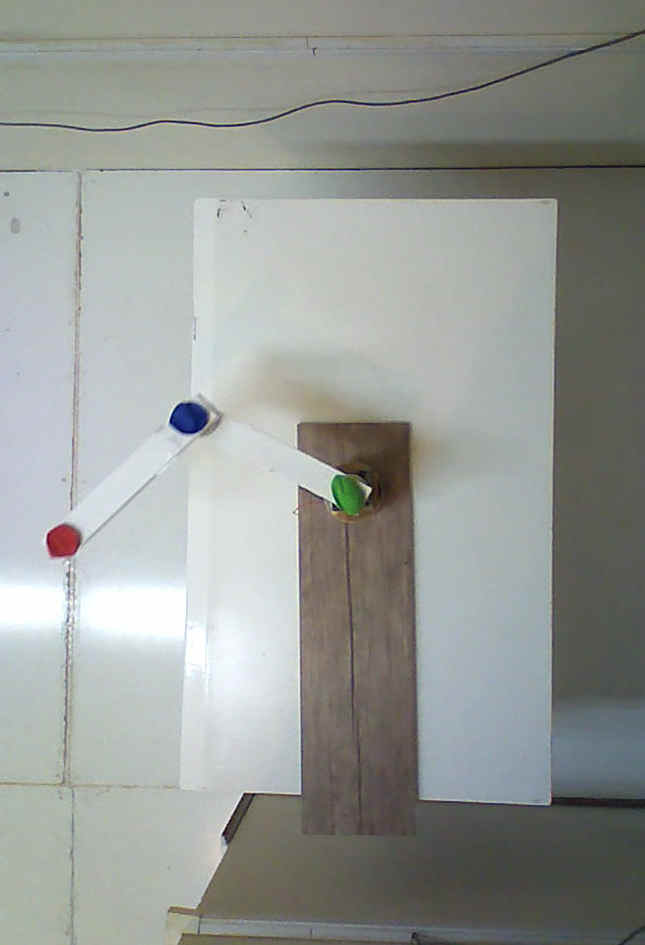
#> input picture desktop_vision_app/assets/sample_frame2.jpg, 645 x 945 px
$ python temp.py
#> lines starting #> are read from the running program, lines starting #| are printed output that depends on the picture
import cv2 as cv
import math
import numpy as np

import pathlib

SRC_PATH = pathlib.Path(__file__).parent.resolve()
IMG_PATH = str(SRC_PATH.parent.resolve().joinpath("assets/sample_frame2.jpg"))

inputImage = cv.imread(IMG_PATH)
#> inputImage is the input picture: shape (945, 645, 3); mean B, G, R 149.7, 153.7, 150.1


def crop_image(inputImage, desiredAspectRatio):

#> called with desiredAspectRatio = 1.33
    imageHeight = inputImage.shape[0]
#> imageHeight = 945
    imageWidth = inputImage.shape[1]
#> imageWidth = 645
    currentAspectRatio = imageWidth / imageHeight
#> currentAspectRatio = 0.683

    if currentAspectRatio > desiredAspectRatio:

        desiredWidth = int(imageHeight * desiredAspectRatio)
        diff = int((imageWidth - desiredWidth) / 2)
        croppedImage = inputImage[:, int(diff) : int(imageWidth - diff)]

    elif currentAspectRatio < desiredAspectRatio:

        desiredHeight = int(imageWidth / desiredAspectRatio)
#> desiredHeight = 484
        diff = int((imageHeight - desiredHeight) / 2)
#> diff = 230
        croppedImage = inputImage[int(diff) : int(imageHeight - diff), :]
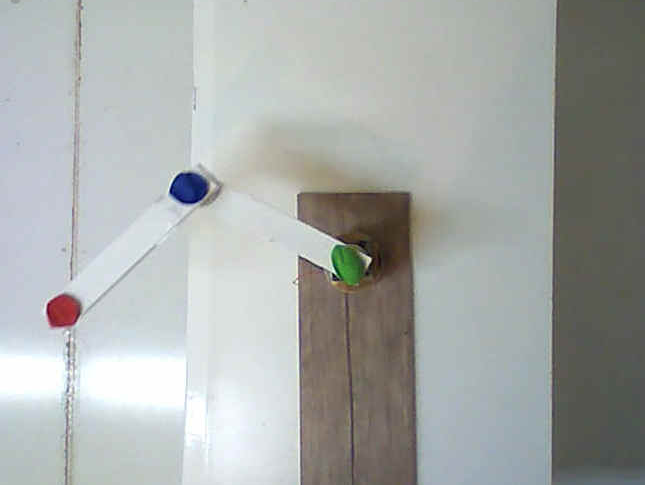
#> croppedImage: shape (485, 645, 3); mean B, G, R 168.6, 170.7, 167

    else:
        croppedImage = inputImage

    return croppedImage


cv.imwrite("temp.jpg", crop_image(inputImage, 1.33))

$ run again, with desktop_vision_app/assets/sample_frame.jpg copied over desktop_vision_app/assets/sample_frame2.jpg
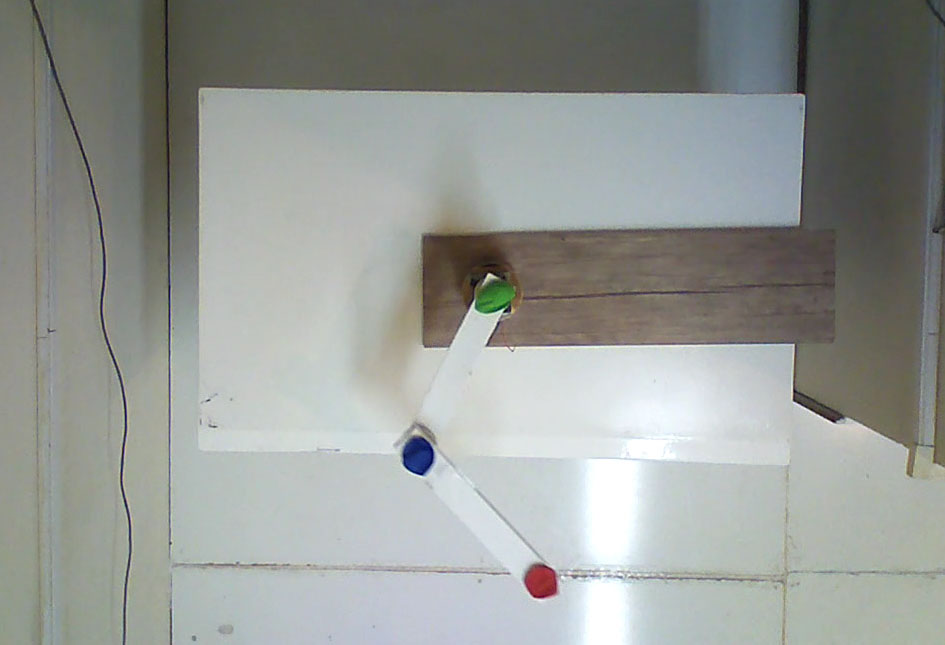
#> input picture desktop_vision_app/assets/sample_frame.jpg, 945 x 645 px
#> inputImage is the input picture: shape (645, 945, 3); mean B, G, R 149.5, 153.5, 150
#> in crop_image, `croppedImage = inputImage[:, int(diff) : int(imageWidth - diff)]`:
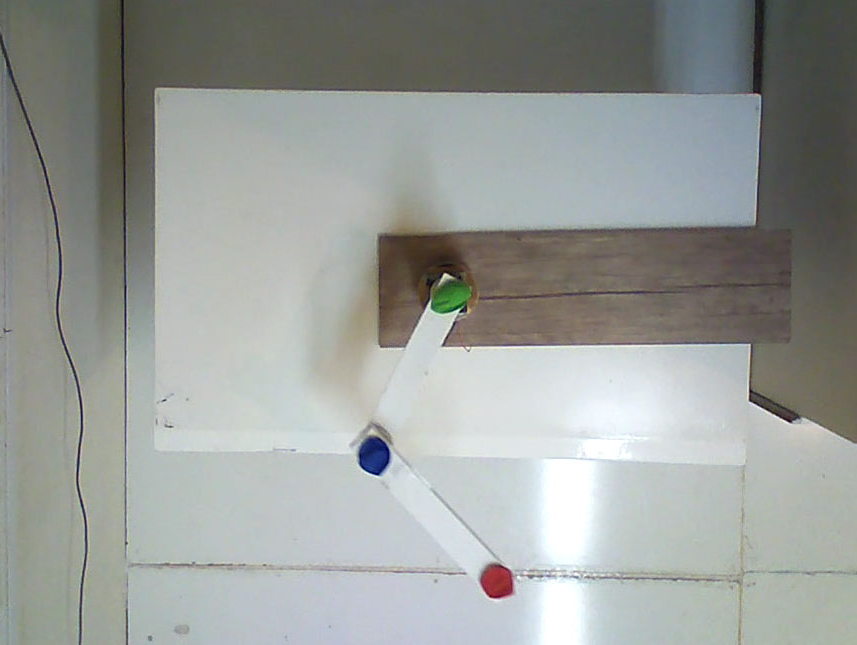
#> croppedImage: shape (645, 857, 3); mean B, G, R 152.7, 156.2, 152.6
